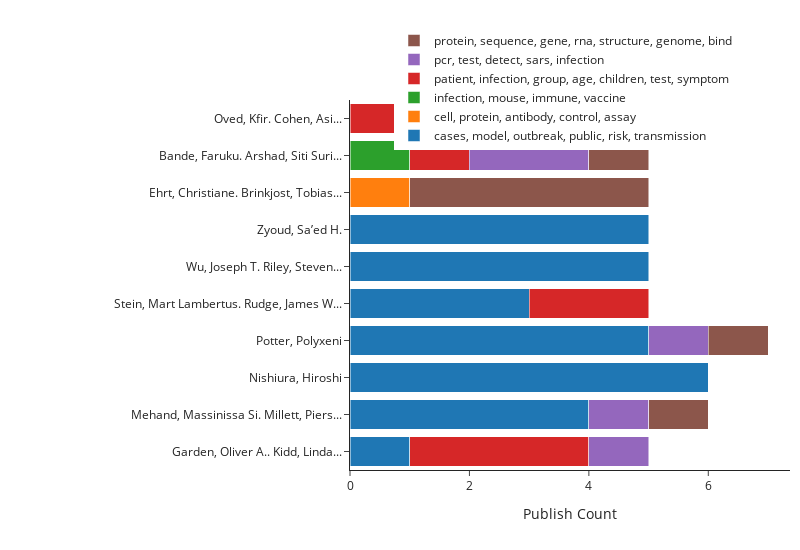

Notebook cell for this chart:
### Code cell
bar(tdf[tdf.authors.isin(topau)],"paper_id","authors",xtitle="Publish Count",colorby = "topic", aggregate = "nunique")

### Figure 1 — Plotly figure (JSON) as saved in the notebook; plotly's stock layout.template omitted (floating-point values rounded to 4 significant figures)
{"data": [{"name": "cases, model, outbreak, public, risk, transmission", "orientation": "h", "type": "bar", "x": [1, 4, 6, 5, 3, 5, 5], "y": ["Garden, Oliver A.. Kidd, Linda...", "Mehand, Massinissa Si. Millett, Piers...", "Nishiura, Hiroshi", "Potter, Polyxeni", "Stein, Mart Lambertus. Rudge, James W...", "Wu, Joseph T. Riley, Steven...", "Zyoud, Sa’ed H."]}, {"name": "cell, protein, antibody, control, assay", "orientation": "h", "type": "bar", "x": [1], "y": ["Ehrt, Christiane. Brinkjost, Tobias..."]}, {"name": "infection, mouse, immune, vaccine", "orientation": "h", "type": "bar", "x": [1], "y": ["Bande, Faruku. Arshad, Siti Suri..."]}, {"name": "patient, infection, group, age, children, test, symptom", "orientation": "h", "type": "bar", "x": [1, 3, 6, 2], "y": ["Bande, Faruku. Arshad, Siti Suri...", "Garden, Oliver A.. Kidd, Linda...", "Oved, Kfir. Cohen, Asi...", "Stein, Mart Lambertus. Rudge, James W..."]}, {"name": "pcr, test, detect, sars, infection", "orientation": "h", "type": "bar", "x": [2, 1, 1, 1], "y": ["Bande, Faruku. Arshad, Siti Suri...", "Garden, Oliver A.. Kidd, Linda...", "Mehand, Massinissa Si. Millett, Piers...", "Potter, Polyxeni"]}, {"name": "protein, sequence, gene, rna, structure, genome, bind", "orientation": "h", "type": "bar", "x": [1, 4, 1, 1], "y": ["Bande, Faruku. Arshad, Siti Suri...", "Ehrt, Christiane. Brinkjost, Tobias...", "Mehand, Massinissa Si. Millett, Piers...", "Potter, Polyxeni"]}], "layout": {"autosize": false, "barmode": "stack", "height": 550, "legend": {"orientation": "h", "x": 0.1, "y": 1.2}, "margin": {"l": 350, "r": 10}, "showlegend": true, "width": 800, "xaxis": {"title": {"text": "Publish Count"}}}}
